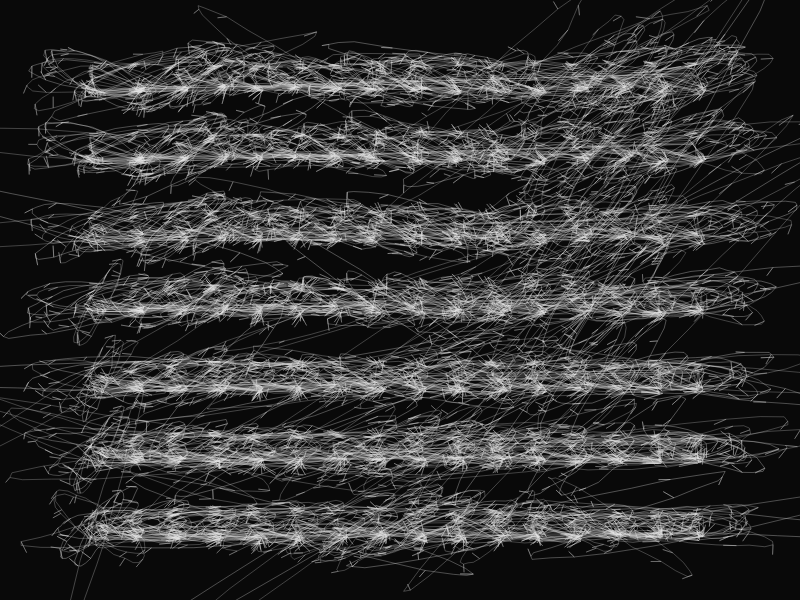
Frame 1 (no input)
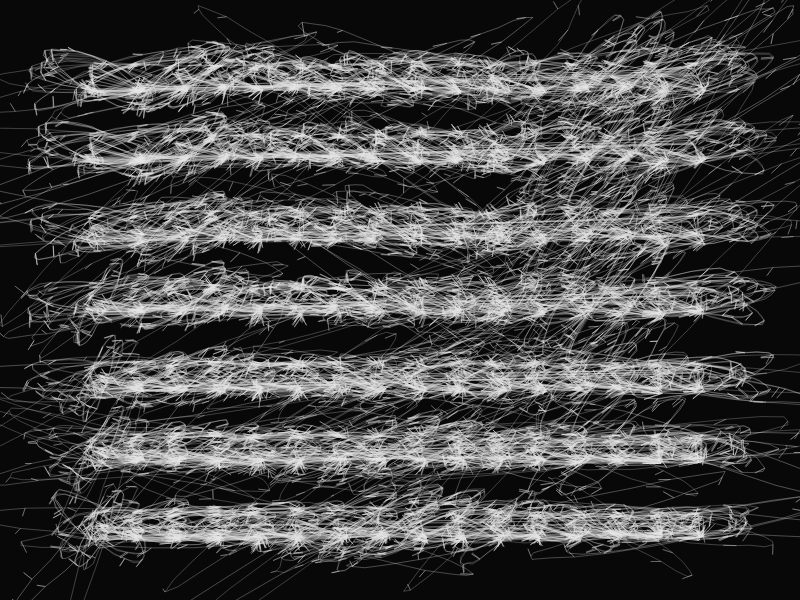
Frame 2 (the mouse pressed at the canvas centre, redrawn once)

The p5.js sketch that drew these frames (run headless with seeded random() and noise() and a simulated clock; the mouse was pressed at the canvas centre and the sketch redrawn once):

// p5.js sketch
// ── sketch.js
function setup() {
  createCanvas(800, 600);
  background(10); // Start with a very dark background
  strokeWeight(0.5);
  noFill();
  frameRate(0.5); // Control animation speed
}

function draw() {
  // Apply semi-transparent background to create the trailing effect
  background(10, 15); // Dark background with low alpha for layering effect
  
  let numRows = 7;
  let loopsPerRow = 15;
  let verticalSpacing = height / (numRows + 1);
  
  // Draw multiple passes for layering effect
  for (let pass = 0; pass < 7; pass++) {
    // Vary stroke transparency using noise for organic feel
    let alpha = 100 + noise(frameCount * 0.02 + pass) * 100;
    stroke(230, alpha); // Pale gray with varying transparency
    
    for (let row = 0; row < numRows; row++) {
      // Use noise for subtle vertical movement based on time
      let rowShift = noise(row, frameCount * 0.01, pass * 0.5) * 20 - 10;
      let y = (row + 1) * verticalSpacing + rowShift;
      
      // Pass the current time value to create gentle animation
      drawLoopRow(y, loopsPerRow, frameCount * 0.01 + pass * 0.2 + row * 0.3);
    }
  }
  
  // Stop after sufficient frames to build up layers
  if (frameCount > 0.5) {
    noLoop();
  }
}

function drawLoopRow(y, loops, timeOffset) {
  beginShape();
  
  // Store the first point to close the shape later
  let firstX = 0;
  let firstY = 0;
  let hasFirstPoint = false;
  
  for (let i = 0; i <= loops; i++) {
    let x = map(i, 0, loops, 100, width - 100);
    
    // Base dimensions for the ellipse
    let horizontalRadius = map(noise(i * 0.2, timeOffset), 0, 1, 7, 20);
    
    // Create varying vertical stretching - some ellipses tall, some short
    let verticalFactor = map(noise(i * 0.3, timeOffset + 10), 0, 1, 1.3, 7);
    
    // Add random extreme stretching for some ellipses (10% chance)
    if (random(1) < 0.1) {
      verticalFactor *= random(2, 4);
    }
    
    // Calculate the vertical radius using the stretching factor
    let verticalRadius = horizontalRadius * verticalFactor;
    
    // Add random rotation to each ellipse (0 to PI radians)
    let rotation = noise(i * 0.4, timeOffset) * PI;
    
    // Create a second control point for each ellipse (introducing curveVertex behavior)
    let controlAngle = noise(i, timeOffset) * TWO_PI;
    let controlDistance = noise(i * 0.5, timeOffset) * horizontalRadius * 1.5;
    let controlX = x + cos(controlAngle) * controlDistance;
    let controlY = y + sin(controlAngle) * controlDistance;
    
    // Store points for this ellipse
    let points = [];
    
    // Create elliptical shapes with additional curve points
    for (let angle = 0; angle <= TWO_PI; angle += PI / 12) {
      // Add irregularity to the ellipse shape
      let irregularity = map(noise(i, angle, timeOffset), 0, 1, 0.8, 1.2);
      
      // Calculate ellipse coordinates with rotation
      let ellipseX = horizontalRadius * cos(angle) * irregularity;
      let ellipseY = verticalRadius * sin(angle) * irregularity;
      
      // Apply rotation transformation
      let rotatedX = ellipseX * cos(rotation) - ellipseY * sin(rotation);
      let rotatedY = ellipseX * sin(rotation) + ellipseY * cos(rotation);
      
      // Add slight jitter
      let jitterX = random(-1, 1);
      let jitterY = random(-1, 1);
      
      // Calculate the final point position
      let finalX = x + rotatedX + jitterX;
      let finalY = y + rotatedY + jitterY;
      
      // Store the point
      points.push({x: finalX, y: finalY});
      
      // Save the first point to close the shape later
      if (!hasFirstPoint) {
        firstX = finalX;
        firstY = finalY;
        hasFirstPoint = true;
      }
    }
    
    // Draw the main ellipse points
    for (let p = 0; p < points.length; p++) {
      vertex(points[p].x, points[p].y);
      
      // Add an extra curveVertex after every 3rd point (creates undulation)
      // This introduces more complex curves within each ellipse
      if (p % 3 === 0) {
        // Calculate a position for the extra curve control point
        let nextIndex = (p + 1) % points.length;
        let prevIndex = (p - 1 + points.length) % points.length;
        
        // Create a control point that's offset from the current path
        let avgX = (points[prevIndex].x + points[p].x + points[nextIndex].x) / 3;
        let avgY = (points[prevIndex].y + points[p].y + points[nextIndex].y) / 3;
        
        // Add a curving offset based on noise
        let curveOffset = map(noise(i, p * 0.2, timeOffset), 0, 1, 5, 15);
        let curveAngle = noise(i * 0.2, p * 0.3, timeOffset) * TWO_PI;
        
        // Calculate the control point position
        let ctrlX = avgX + cos(curveAngle) * curveOffset;
        let ctrlY = avgY + sin(curveAngle) * curveOffset;
        
        // Add the extra control point to create more complex curves
        vertex(ctrlX, ctrlY);
        
        // Return to the regular path
        vertex(points[p].x, points[p].y);
      }
    }
    
    // Add the control point to influence curve shape between ellipses
    vertex(controlX, controlY);
  }
  
  // Close the shape by returning to the first point
  if (hasFirstPoint) {
    vertex(firstX, firstY);
  }
  
  endShape();
}
